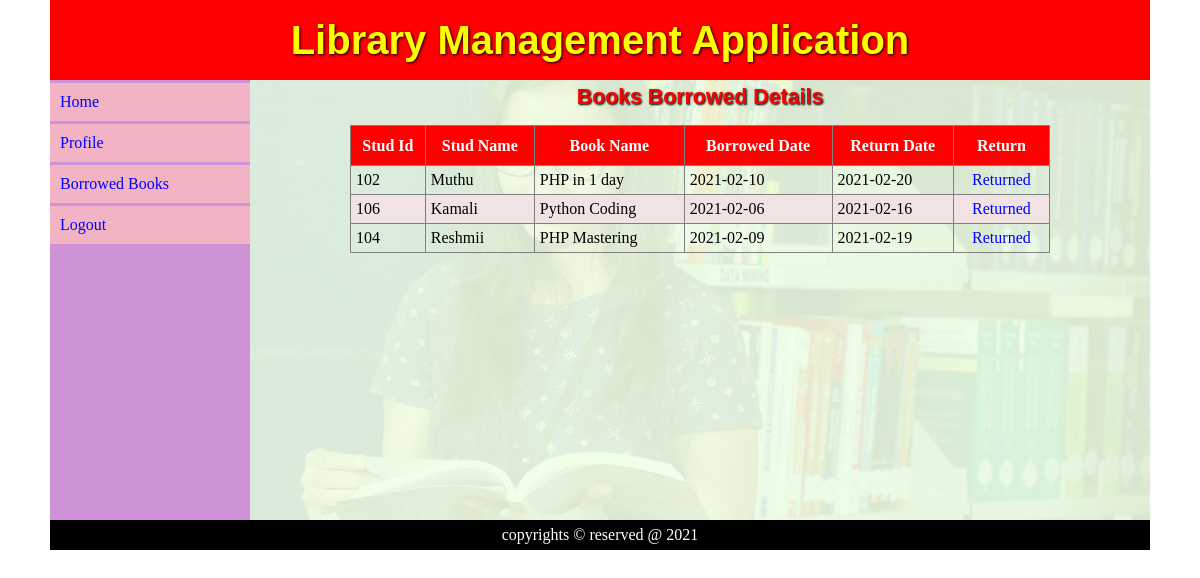
The app's page /adm_book_return.php with its own data.
### tables this page shows
CREATE TABLE `borrow_tbl` (
  `br_id` int(11) NOT NULL,
  `book_id` int(11) NOT NULL,
  `stud_id` int(11) NOT NULL,
  `brw_date` date NOT NULL,
  `ret_date` date NOT NULL,
  `status` varchar(15) NOT NULL DEFAULT 'Borrowed'
);

CREATE TABLE `stud_tbl` (
  `stud_id` int(11) NOT NULL,
  `name` varchar(30) NOT NULL,
  `dept` varchar(20) NOT NULL,
  `phone` varchar(16) NOT NULL,
  `email` varchar(50) NOT NULL,
  `username` varchar(30) NOT NULL,
  `password` varchar(30) NOT NULL
);

CREATE TABLE `books_tbl` (
  `book_id` int(11) NOT NULL,
  `book_name` varchar(30) NOT NULL,
  `book_img` varchar(50) NOT NULL,
  `author` varchar(30) NOT NULL,
  `publisher` varchar(30) NOT NULL,
  `edition` int(11) NOT NULL,
  `qty` int(11) NOT NULL
);

### adm_book_return.php (the view)
<?php include "page_header.php"; ?>
<div id="page_title">
	Books Borrowed Details
</div>
<table class="tbl" border="1" width="700px">
	<thead>
		<tr>
			<th>Stud Id</th>
			<th>Stud Name</th>
			<th>Book Name</th>
			<th>Borrowed Date</th>
			<th>Return Date</th>
			<th>Return</th>
		</tr>
	<thead>
	<tbody>
<?php
	include "dbcon.php";
	$qry = "select br.br_id, s.stud_id, s.name, b.book_name, br.brw_date, br.ret_date, br.status  from borrow_tbl br, books_tbl b, stud_tbl s where br.stud_id=s.stud_id and br.book_id=b.book_id and br.status='Borrowed'";
	$res = mysqli_query($con,$qry);
	while($row = mysqli_fetch_array($res))
	{
?>
		<tr>
			<td><?php echo $row[1]; ?></td>
			<td><?php echo $row[2]; ?></td>
			<td><?php echo $row[3]; ?></td>
			<td><?php echo $row[4]; ?></td>
			<td><?php echo $row[5]; ?></td>
			<td><a href='adm_book_return_prc.php?id=<?php echo $row[0]; ?>'>
			<i class="icon-signin"></i> Returned</a></td>
		</tr>
<?php
	}
?>
	</tbody>
</table>
<?php include "page_footer.php"; ?>

### style/style.css (style rules this page uses)
* { margin:0; }
.tbl { margin:10px auto; padding:5px 5px; border-collapse:collapse; }
.tbl thead { background-color:red; color:white; }
.tbl thead tr { height:40px; }
.tbl tbody tr td { padding:5px; }
.tbl tr:nth-child(even) { background-color:#f1e3e3; }
#page_title { text-align:center; padding:5px; font-size:16pt; font-family:arial; font-weight:bolder; margin-bottom:10px; color:red; text-shadow:1px 1px 2px black; }
.tbl a { text-decoration:none; display:block; color:blue; text-align:center; }

### records on screen
borrow_tbl: stud.stud_id "102", stud.name "Muthu", book.book_name "PHP in 1 day", brw_date "2021-02-10", ret_date "2021-02-20"
borrow_tbl: stud.stud_id "106", stud.name "Kamali", book.book_name "Python Coding", brw_date "2021-02-06", ret_date "2021-02-16"
borrow_tbl: stud.stud_id "104", stud.name "Reshmii", book.book_name "PHP Mastering", brw_date "2021-02-09", ret_date "2021-02-19"
